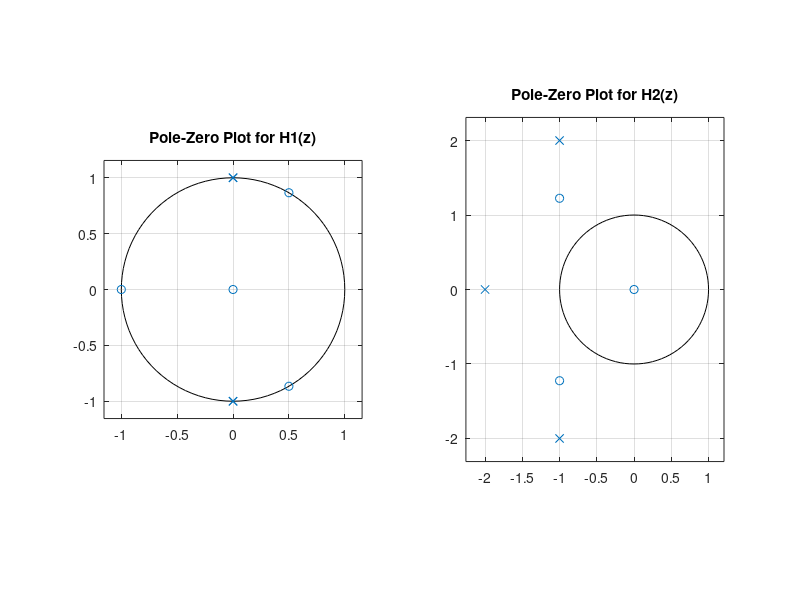

Source code (MATLAB):
% Define the numerator and denominator for H1(s)
num_H1 = [1 0 0 1];  % Coefficients of s^3 + 1
den_H1 = [1 0 2 0 1]; % Coefficients of s^4 + 2s^2 + 1

% Define the numerator and denominator for H2(s)
num_H2 = [4 8 10];   % Coefficients of 4s^2 + 8s + 10
den_H2 = [2 8 18 20]; % Coefficients of 2s^3 + 8s^2 + 18s + 20

% Find poles and zeros for H1(s)
poles_H1 = roots(den_H1);  % Poles of H1(s)
zeros_H1 = roots(num_H1);  % Zeros of H1(s)

% Find poles and zeros for H2(s)
poles_H2 = roots(den_H2);  % Poles of H2(s)
zeros_H2 = roots(num_H2);  % Zeros of H2(s)

% Display the results
disp('Poles of H1(s):');
disp(poles_H1);

disp('Zeros of H1(s):');
disp(zeros_H1);

disp('Poles of H2(s):');
disp(poles_H2);

disp('Zeros of H2(s):');
disp(zeros_H2);

% Manually plot poles and zeros for H1(s)
figure;
subplot(1, 2, 1);
zplane(num_H1, den_H1);           % Pole-zero plot for H1(z)
title('Pole-Zero Plot for H1(z)');

% Plot pole-zero map for H2(z)
subplot(1, 2, 2);
zplane(num_H2, den_H2);           % Pole-zero plot for H2(z)
title('Pole-Zero Plot for H2(z)');

